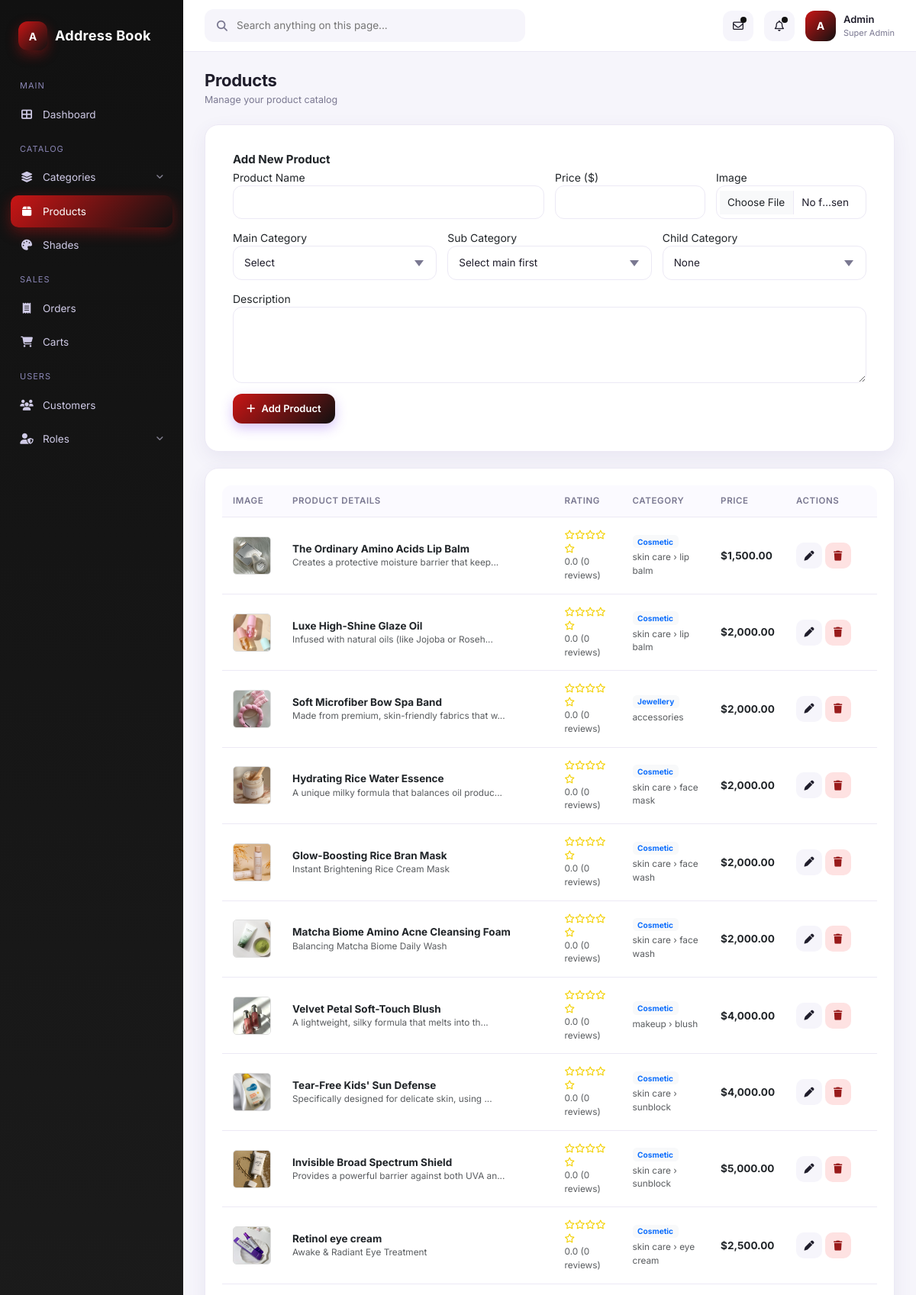
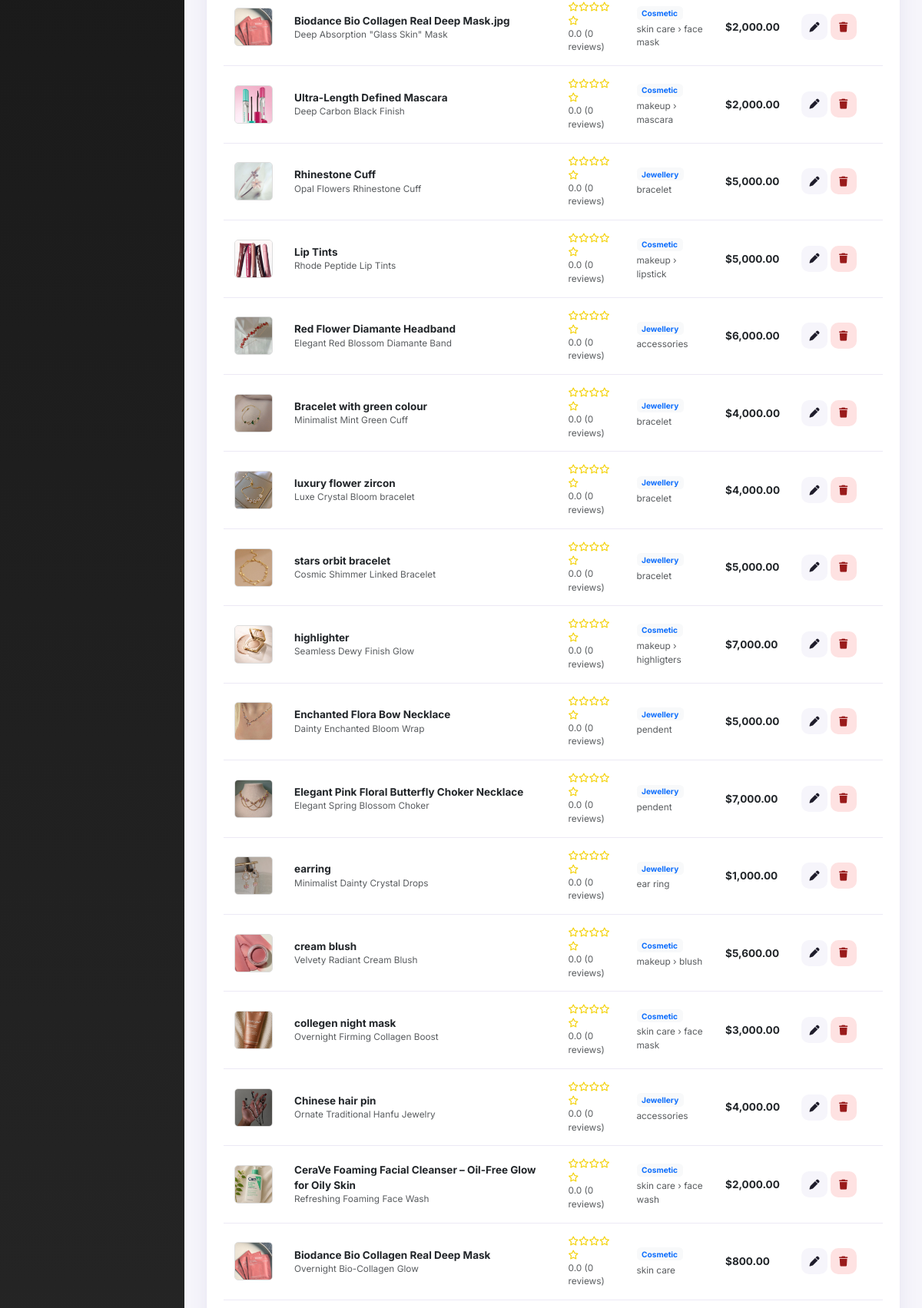
Page /admin/view_product.php (upper part) on the committed database (2 pictures, top to bottom).
### tables this page shows
CREATE TABLE `product` (
  `p_id` int(11) NOT NULL,
  `p_name` varchar(100) NOT NULL,
  `pro_description` varchar(100) NOT NULL,
  `p_price` int(11) NOT NULL,
  `p_image` varchar(255) DEFAULT NULL,
  `scat_id` int(11) DEFAULT NULL,
  `ccat_id` int(11) DEFAULT NULL
);

CREATE TABLE `main_cat` (
  `mcat_id` int(11) NOT NULL,
  `mcat_name` varchar(100) NOT NULL
);

CREATE TABLE `sub_cat` (
  `sub_cat_id` int(11) NOT NULL,
  `sub_cat_name` varchar(100) NOT NULL,
  `mcat_id` int(11) DEFAULT NULL
);

CREATE TABLE `child_cat` (
  `ccat_id` int(11) NOT NULL,
  `ccat_name` varchar(100) NOT NULL,
  `scat_id` int(11) NOT NULL
);

### admin/view_product.php (the view, shortened to what this page needs)
<?php
$img_web_base = "../assets/images/shop/";
function normalize_product_image_name($val) {
    $val = trim((string)$val);
    $val = str_replace('\\', '/', $val);
    $val = rawurldecode($val);
    return $val;
}
function product_image_web_url($filename) {
    global $img_web_base;
    $filename = normalize_product_image_name($filename);
    $filename_no_ts = preg_replace('/^[0-9]+_/', '', $filename);
    $filename_pct_replaced = str_replace('%', '_', $filename);
    $filename_no_ts_pct_replaced = str_replace('%', '_', $filename_no_ts);
    $candidates = [
        ['fs' => __DIR__ . '/../assets/images/shop/',    'web' => "../assets/images/shop/"],
        ['fs' => __DIR__ . '/../assets/images/product/', 'web' => "../assets/images/product/"],
    ];
    foreach ($candidates as $c) {
        if (file_exists($c['fs'] . $filename)) return $c['web'] . rawurlencode($filename);
        if ($filename !== $filename_pct_replaced && file_exists($c['fs'] . $filename_pct_replaced)) return $c['web'] . rawurlencode($filename_pct_replaced);
        if ($filename !== $filename_no_ts && file_exists($c['fs'] . $filename_no_ts)) return $c['web'] . rawurlencode($filename_no_ts);
        if ($filename_no_ts !== $filename_no_ts_pct_replaced && file_exists($c['fs'] . $filename_no_ts_pct_replaced)) return $c['web'] . rawurlencode($filename_no_ts_pct_replaced);
    }
    return $img_web_base . rawurlencode($filename);
}
include 'header.php';
$rows = mysqli_query($con, "SELECT p.*, s.sub_cat_name, m.mcat_name, c.ccat_name,
                            AVG(r.rating_value) as avg_rating,
                            COUNT(r.rating_id) as total_reviews
                            FROM product p
                            LEFT JOIN sub_cat s ON p.scat_id=s.sub_cat_id
                            LEFT JOIN main_cat m ON s.mcat_id=m.mcat_id
                            LEFT JOIN child_cat c ON p.ccat_id=c.ccat_id
                            LEFT JOIN product_ratings r ON p.p_id = r.p_id
                            GROUP BY p.p_id
                            ORDER BY p.p_id DESC");
?>
<div class="page-header">
    <div>
        <h1>Products</h1>
        <div class="crumb">Manage your product catalog</div>
    </div>
</div>
<div class="card mb-4">
    <div class="p-3">
        <h3 class="card-title">Add New Product</h3>
        <form method="post" enctype="multipart/form-data">
            <div class="row g-3">
                <div class="col-md-6">
                    <label>Product Name</label>
                    <input type="text" name="p_name" class="form-control" required>
                </div>
                <div class="col-md-3">
                    <label>Price ($)</label>
                    <input type="number" step="0.01" name="p_price" class="form-control" required>
                </div>
                <div class="col-md-3">
                    <label>Image</label>
                    <input type="file" name="p_image" class="form-control" accept="image/*">
                </div>
                <div class="col-md-4">
                    <label>Main Category</label>
                    <select id="mcat" class="form-control" required>
                        <option value="">Select</option>
                    </select>
                </div>
                <div class="col-md-4">
                    <label>Sub Category</label>
                    <select id="scat" name="scat_id" class="form-control" required>
                        <option value="">Select main first</option>
                    </select>
                </div>
                <div class="col-md-4">
                    <label>Child Category</label>
                    <select id="ccat" name="ccat_id" class="form-control">
                        <option value="">None</option>
                    </select>
                </div>
                <div class="col-12">
                    <label>Description</label>
                    <textarea name="pro_description" class="form-control" rows="2"></textarea>
                </div>
            </div>
            <button class="btn btn-primary mt-3" name="add_product"><i class="fas fa-plus"></i> Add Product</button>
        </form>
    </div>
</div>
<div class="card">
    <div class="table-wrap">
        <table class="data">
            <thead>
                <tr>
                    <th>Image</th>
                    <th>Product Details</th>
                    <th>Rating</th> <th>Category</th>
                    <th>Price</th>
                    <th style="width:120px">Actions</th>
                </tr>
            </thead>
            <tbody>
                <?php if($rows && mysqli_num_rows($rows) > 0): while($r = mysqli_fetch_assoc($rows)): ?>
                <tr>
                    <td>
                        <?php if(!empty($r['p_image'])): ?>
                            <img src="<?= htmlspecialchars(product_image_web_url($r['p_image'])) ?>" class="img-box" onerror="this.style.display='none'; this.nextElementSibling.style.display='flex';">
                        <?php else: ?>
                            <div class="no-img"><i class="fas fa-image"></i></div>
                        <?php endif; ?>
                    </td>
                    <td>
                        <strong><?= htmlspecialchars($r['p_name']) ?></strong>
                        <div class="text-muted small"><?= mb_strimwidth($r['pro_description']??'', 0, 50, '...') ?></div>
                    </td>
                    <td>
                        <div class="rating-star">
                            <?php
                            $avg = round($r['avg_rating']);
                            for($i=1; $i<=5; $i++){
                                echo ($i <= $avg) ? '<i class="fas fa-star"></i>' : '<i class="far fa-star"></i>';
                            }
                            ?>
                        </div>
                        <div class="small text-muted"><?= number_format($r['avg_rating'], 1) ?> (<?= $r['total_reviews'] ?> reviews)</div>
                    </td>
                    <td>
                        <span class="badge bg-light text-primary"><?= $r['mcat_name'] ?? '-' ?></span>
                        <div class="small text-muted mt-1"><?= $r['sub_cat_name'] ?> <?= $r['ccat_name'] ? '› '.$r['ccat_name'] : '' ?></div>
                    </td>
                    <td><strong>$<?= number_format($r['p_price'], 2) ?></strong></td>
                    <td>
                        <a href="edit_product.php?ed_id=<?= $r['p_id'] ?>" class="btn btn-soft btn-icon"><i class="fas fa-pen"></i></a>
                        <a href="?del_id=<?= $r['p_id'] ?>" class="btn btn-danger btn-icon" onclick="return confirm('Delete?')"><i class="fas fa-trash"></i></a>
                    </td>
                </tr>
                <?php endwhile; else: ?>
                    <tr><td colspan="6" class="text-center py-4">No products found.</td></tr>
                <?php endif; ?>
            </tbody>
        </table>
    </div>
</div>
<?php include 'footer.php'; ?>

### assets/admin/css/style.css (style rules this page uses)
:root { --bg:#f6f5fb; --surface:#ffffff; --surface-2:#fbfaff; --text:#1f1d2b; --text-muted:#7a7891; --border:#ece9f5; --primary:#ca1515; --primary-2:#111111; --pink:#111111; --blue:#3b82f6; --cyan:#06b6d4; --green:#10b981; --orange:#f59e0b; --red:#ca1515; --gold:#fbbf24; --grad-purple: linear-gradient(135deg,#ca1515 0%, #111111 100%); --grad-orange: linear-gradient(135deg,#ca1515 0%, #f59e0b 100%); --grad-blue: linear-gradient(135deg,#ca1515 0%, #3b82f6 100%); --grad-green: linear-gradient(135deg,#ca1515 0%, #10b981 100%); --shadow-sm: 0 2px 6px rgba(40,30,80,.05); --shadow: 0 8px 24px rgba(80,60,140,.08); --shadow-lg: 0 20px 40px rgba(80,60,140,.12); --radius: 18px; --radius-sm: 12px; --sidebar-w: 240px; }
* { box-sizing:border-box; }
html,body { margin:0;padding:0;background:var(--bg);color:var(--text); font-family:'Inter','Segoe UI',system-ui,-apple-system,sans-serif; font-size:14px;-webkit-font-smoothing:antialiased; }
a { color:inherit;text-decoration:none; }
.page-header { display:flex;align-items:center;justify-content:space-between;margin-bottom:22px; }
.page-header h1 { margin:0;font-size:22px;font-weight:700;letter-spacing:-.3px; }
.page-header .crumb { font-size:12.5px;color:var(--text-muted);margin-top:4px; }
.card { background:var(--surface);border-radius:var(--radius); box-shadow:var(--shadow);padding:22px;border:1px solid var(--border); }
.card-title { font-size:15px;font-weight:700;margin:0 0 4px; }
.table-wrap { overflow-x:auto;border-radius:var(--radius-sm); }
table.data { width:100%;border-collapse:separate;border-spacing:0; }
table.data thead th { text-align:left;font-size:11.5px;text-transform:uppercase;letter-spacing:.6px; color:var(--text-muted);font-weight:600;padding:12px 14px;background:var(--surface-2); border-bottom:1px solid var(--border); }
table.data tbody td { padding:14px;border-bottom:1px solid var(--border);font-size:13.5px;vertical-align:middle; }
.btn { display:inline-flex;align-items:center;gap:8px;padding:10px 18px;border-radius:12px; font-size:13px;font-weight:600;border:none;cursor:pointer;transition:all .2s; }
.btn-primary { background:var(--grad-purple);color:#fff;box-shadow:0 6px 16px rgba(124,58,237,.3); }
.btn-soft { background:var(--bg);color:var(--text); }
.btn-danger { background:#fee2e2;color:#991b1b; }
.btn-icon { width:34px;height:34px;border-radius:10px;display:inline-grid;place-items:center;padding:0; }
.form-control { width:100%;padding:11px 14px;border-radius:12px;border:1px solid var(--border); background:var(--surface);font-size:13.5px;color:var(--text);outline:none;transition:all .2s; font-family:inherit; }
textarea.form-control { min-height:100px;resize:vertical; }
select.form-control { appearance:none;background-repeat:no-repeat;background-position:right 16px center;padding-right:38px; }

### admin/view_product.php (style rules this page uses)
.img-box { width: 50px; height: 50px; border-radius: 5px; border: 1px solid #ddd; object-fit: cover; background: #f8f8f8; }
.rating-star { color: #f3d001; font-size: 12px; }

### rows in the picture
product: p_image (picture), p_name "The Ordinary Amino Acids Lip Balm", pro_description "Creates a protective moisture barrier that keep...", avg_rating "0.0", total_reviews "0", main_cat.mcat_name "Cosmetic", scat.sub_cat_name "skin care", ccat.ccat_name "lip balm", p_price "1,500.00"
product: p_image (picture), p_name "Luxe High-Shine Glaze Oil", pro_description "Infused with natural oils (like Jojoba or Roseh...", avg_rating "0.0", total_reviews "0", main_cat.mcat_name "Cosmetic", scat.sub_cat_name "skin care", ccat.ccat_name "lip balm", p_price "2,000.00"
product: p_image (picture), p_name "Soft Microfiber Bow Spa Band", pro_description "Made from premium, skin-friendly fabrics that w...", avg_rating "0.0", total_reviews "0", main_cat.mcat_name "Jewellery", scat.sub_cat_name "accessories", p_price "2,000.00"
product: p_image (picture), p_name "Hydrating Rice Water Essence", pro_description "A unique milky formula that balances oil produc...", avg_rating "0.0", total_reviews "0", main_cat.mcat_name "Cosmetic", scat.sub_cat_name "skin care", ccat.ccat_name "face mask", p_price "2,000.00"
product: p_image (picture), p_name "Glow-Boosting Rice Bran Mask", pro_description "Instant Brightening Rice Cream Mask", avg_rating "0.0", total_reviews "0", main_cat.mcat_name "Cosmetic", scat.sub_cat_name "skin care", ccat.ccat_name "face wash", p_price "2,000.00"
product: p_image (picture), p_name "Matcha Biome Amino Acne Cleansing Foam", pro_description "Balancing Matcha Biome Daily Wash", avg_rating "0.0", total_reviews "0", main_cat.mcat_name "Cosmetic", scat.sub_cat_name "skin care", ccat.ccat_name "face wash", p_price "2,000.00"
product: p_image (picture), p_name "Velvet Petal Soft-Touch Blush", pro_description "A lightweight, silky formula that melts into th...", avg_rating "0.0", total_reviews "0", main_cat.mcat_name "Cosmetic", scat.sub_cat_name "makeup", ccat.ccat_name "blush", p_price "4,000.00"
product: p_image (picture), p_name "Tear-Free Kids' Sun Defense", pro_description "Specifically designed for delicate skin, using ...", avg_rating "0.0", total_reviews "0", main_cat.mcat_name "Cosmetic", scat.sub_cat_name "skin care", ccat.ccat_name "sunblock", p_price "4,000.00"
product: p_image (picture), p_name "Invisible Broad Spectrum Shield", pro_description "Provides a powerful barrier against both UVA an...", avg_rating "0.0", total_reviews "0", main_cat.mcat_name "Cosmetic", scat.sub_cat_name "skin care", ccat.ccat_name "sunblock", p_price "5,000.00"
product: p_image (picture), p_name "Retinol eye cream", pro_description "Awake & Radiant Eye Treatment", avg_rating "0.0", total_reviews "0", main_cat.mcat_name "Cosmetic", scat.sub_cat_name "skin care", ccat.ccat_name "eye cream", p_price "2,500.00"
product: p_image (picture), p_name "Biodance Bio Collagen Real Deep Mask.jpg", pro_description "Deep Absorption \"Glass Skin\" Mask", avg_rating "0.0", total_reviews "0", main_cat.mcat_name "Cosmetic", scat.sub_cat_name "skin care", ccat.ccat_name "face mask", p_price "2,000.00"
product: p_image (picture), p_name "Ultra-Length Defined Mascara", pro_description "Deep Carbon Black Finish", avg_rating "0.0", total_reviews "0", main_cat.mcat_name "Cosmetic", scat.sub_cat_name "makeup", ccat.ccat_name "mascara", p_price "2,000.00"
product: shows a picture, p_name "Rhinestone Cuff", pro_description "Opal Flowers Rhinestone Cuff", avg_rating "0.0", total_reviews "0", main_cat.mcat_name "Jewellery", scat.sub_cat_name "bracelet", p_price "5,000.00"
product: shows a picture, p_name "Lip Tints", pro_description "Rhode Peptide Lip Tints", avg_rating "0.0", total_reviews "0", main_cat.mcat_name "Cosmetic", scat.sub_cat_name "makeup", ccat.ccat_name "lipstick", p_price "5,000.00"
product: shows a picture, p_name "Red Flower Diamante Headband", pro_description "Elegant Red Blossom Diamante Band", avg_rating "0.0", total_reviews "0", main_cat.mcat_name "Jewellery", scat.sub_cat_name "accessories", p_price "6,000.00"
product: shows a picture, p_name "Bracelet with green colour", pro_description "Minimalist Mint Green Cuff", avg_rating "0.0", total_reviews "0", main_cat.mcat_name "Jewellery", scat.sub_cat_name "bracelet", p_price "4,000.00"
product: shows a picture, p_name "luxury flower zircon", pro_description "Luxe Crystal Bloom bracelet", avg_rating "0.0", total_reviews "0", main_cat.mcat_name "Jewellery", scat.sub_cat_name "bracelet", p_price "4,000.00"
product: shows a picture, p_name "stars orbit bracelet", pro_description "Cosmic Shimmer Linked Bracelet", avg_rating "0.0", total_reviews "0", main_cat.mcat_name "Jewellery", scat.sub_cat_name "bracelet", p_price "5,000.00"
product: shows a picture, p_name "highlighter", pro_description "Seamless Dewy Finish Glow", avg_rating "0.0", total_reviews "0", main_cat.mcat_name "Cosmetic", scat.sub_cat_name "makeup", ccat.ccat_name "highligters", p_price "7,000.00"
product: shows a picture, p_name "Enchanted Flora Bow Necklace", pro_description "Dainty Enchanted Bloom Wrap", avg_rating "0.0", total_reviews "0", main_cat.mcat_name "Jewellery", scat.sub_cat_name "pendent", p_price "5,000.00"
product: shows a picture, p_name "Elegant Pink Floral Butterfly Choker Necklace", pro_description "Elegant Spring Blossom Choker", avg_rating "0.0", total_reviews "0", main_cat.mcat_name "Jewellery", scat.sub_cat_name "pendent", p_price "7,000.00"
product: shows a picture, p_name "earring", pro_description "Minimalist Dainty Crystal Drops", avg_rating "0.0", total_reviews "0", main_cat.mcat_name "Jewellery", scat.sub_cat_name "ear ring", p_price "1,000.00"
product: p_image (picture), p_name "cream blush", pro_description "Velvety Radiant Cream Blush", avg_rating "0.0", total_reviews "0", main_cat.mcat_name "Cosmetic", scat.sub_cat_name "makeup", ccat.ccat_name "blush", p_price "5,600.00"
product: shows a picture, p_name "collegen night mask", pro_description "Overnight Firming Collagen Boost", avg_rating "0.0", total_reviews "0", main_cat.mcat_name "Cosmetic", scat.sub_cat_name "skin care", ccat.ccat_name "face mask", p_price "3,000.00"
product: shows a picture, p_name "Chinese hair pin", pro_description "Ornate Traditional Hanfu Jewelry", avg_rating "0.0", total_reviews "0", main_cat.mcat_name "Jewellery", scat.sub_cat_name "accessories", p_price "4,000.00"
product: shows a picture, p_name "CeraVe Foaming Facial Cleanser – Oil-Free Glow for Oily Skin", pro_description "Refreshing Foaming Face Wash", avg_rating "0.0", total_reviews "0", main_cat.mcat_name "Cosmetic", scat.sub_cat_name "skin care", ccat.ccat_name "face wash", p_price "2,000.00"
product: p_name "Biodance Bio Collagen Real Deep Mask", pro_description "Overnight Bio-Collagen Glow", avg_rating "0.0", total_reviews "0", main_cat.mcat_name "Cosmetic", scat.sub_cat_name "skin care", p_price "800.00"
